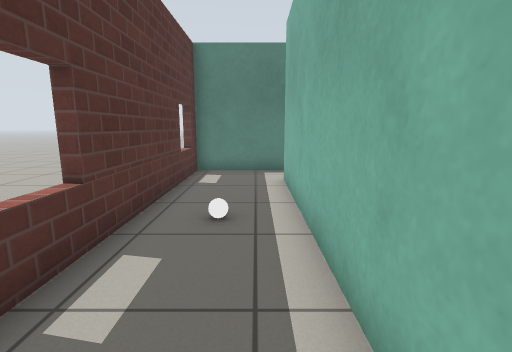
[1] (above)

17 first-person views from a walk through a Gazebo world. The camera is 0.9 m above the floor, tilts 10° down and sees 85° across. The floor is counted in squares, 0.5 m on a side. Each view is taken from the middle of a square. On the plan, view 1 faces up. The plan holds only what a view shows up to about 15 squares ahead; the rest is blank. Simple patterns stand in for the simulator's built-in surfaces.

[2]
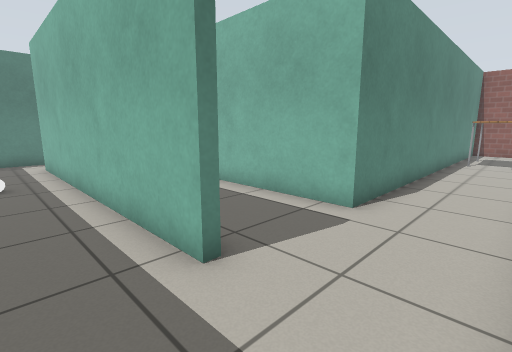

[3]
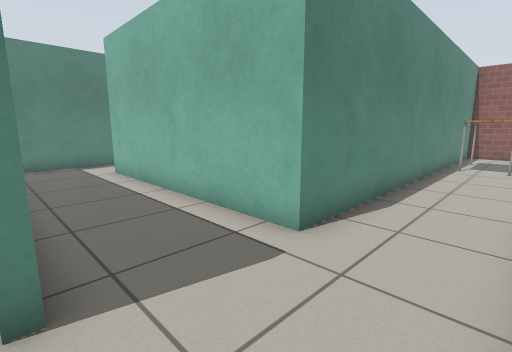

[4]
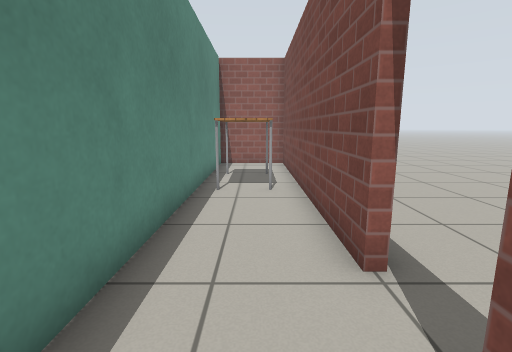

[5]
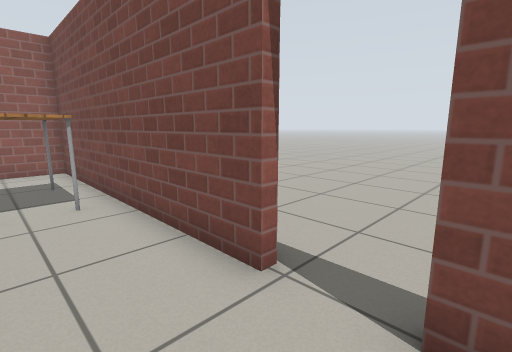

[6]
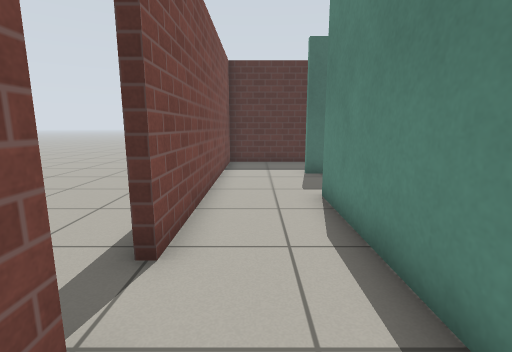

[7]
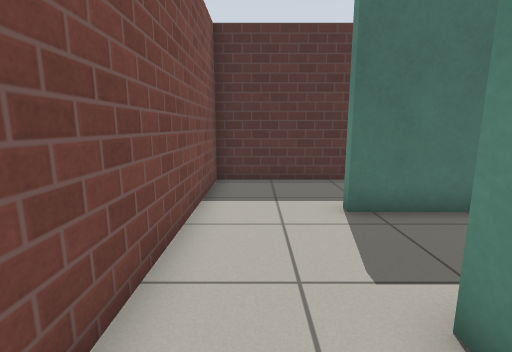

[8]
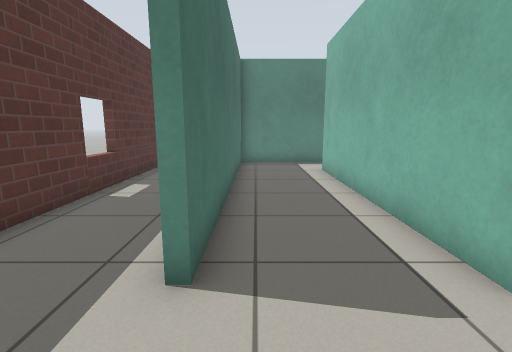

[9]
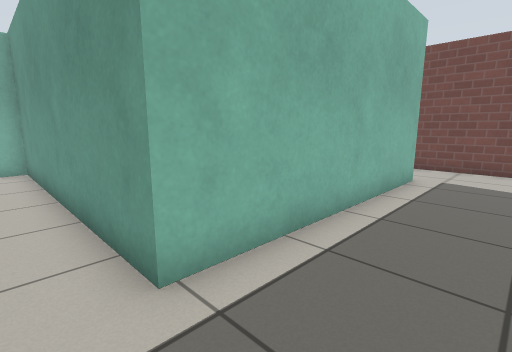

[10]
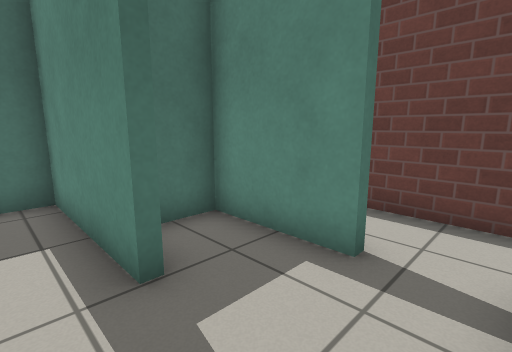

[11]
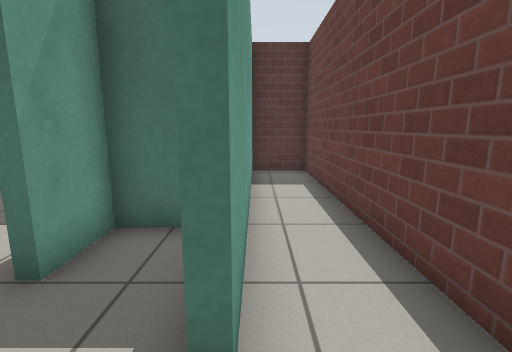

[12]
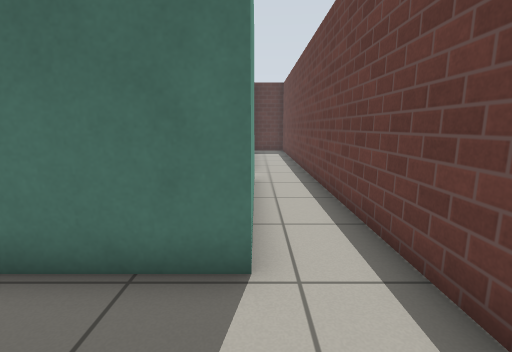

[13]
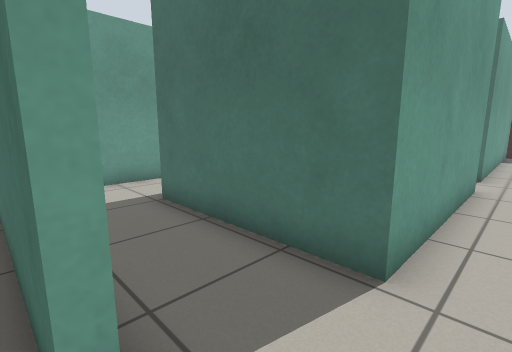

[14]
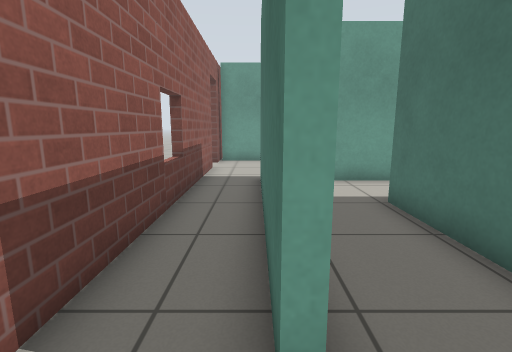

[15]
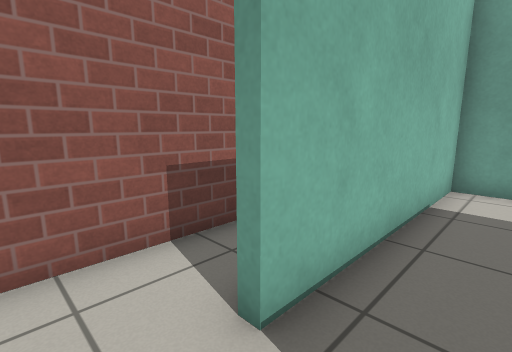

[16]
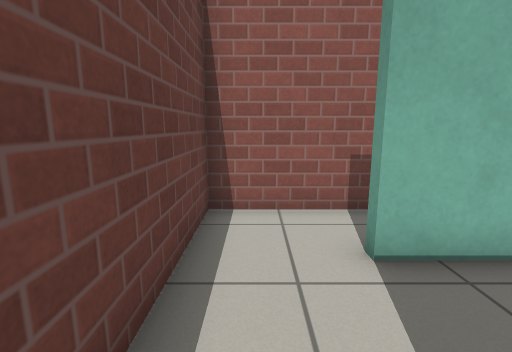

[17]
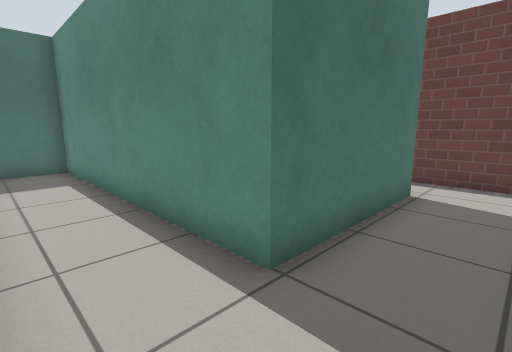

### Floor plan
Points are (right, up) in squares from view 1. A wall is a line through its corners. A room is listed if a view was taken in it or the views show most of it. See-through windows are left out.
Room 1 (views 1, 2)
walls: (1, -2.1) (1, 9.5); (1.3, 11.6) (-2.4, 11.6) (-2.4, -5.3) (0.6, -5.3)
ways out: opening at (1, -4) to room 2
objects: white ball (-1, 5)
Room 2 (views 3, 4, 5, 6, 7, 8, 9)
walls: (10.3, -5.3) (20.9, -5.3) (20.9, -1.1); (0.6, -5.3) (8.5, -5.3); (6, 9.1) (1.3, 9.1) (1.3, -2.1) (1, -2.1); (20.9, -2.3) (4.8, -2.3) (4.8, 6.7)
ways out: opening at (1, -4) to room 1; opening at (5, 7.5) to room 3; open door at (9.5, -5.5)
objects: table (15, -4) to (18, -3)
Room 3 (view 10)
walls: (7.5, 11.6) (4.2, 11.6) (4.2, 9.5) (6, 9.5); (4.8, 6.7) (10.5, 6.7)
ways out: opening at (5, 7.5) to room 2; opening at (8.5, 12) to room 4; opening at (10, 8)
Room 4 (views 11, 15, 16, 17)
walls: (14.4, 3.7) (18.5, 3.7) (18.5, 11.5); (9.2, 11.9) (15.8, 11.9) (15.8, 6.4) (5.1, 6.4) (5.1, 4.4); (18.4, 14.1) (-2.4, 14.1) (-2.4, 11.9); (-1.4, 11.9) (7.5, 11.9)
ways out: opening at (8.5, 12) to room 3; opening at (19, 12.5) to room 5
Room 5 (views 12, 13, 14)
walls: (20.9, 0.5) (20.9, 14.1) (18.4, 14.1); (18.8, -2) (20.9, -2); (18.8, 11.5) (18.8, 4.1)
ways out: opening at (19, 12.5) to room 4; open door at (21, -0.5)

Positions as (right, up) in squares from view 1, and headings:
1: (0, 0), facing up
2: (-1, -5), facing up-right
3: (1, -5), facing up-right
4: (7, -4), facing right
5: (8, -3), facing down-right
6: (12, -4), facing left
7: (7, -4), facing left
8: (2, -5), facing up
9: (2, 8), facing down-right
10: (9, 8), facing up-left
11: (9, 12), facing left
12: (19, 12), facing left
13: (19, 13), facing down-left
14: (19, 13), facing down
15: (17, 13), facing down-right
16: (15, 13), facing right
17: (18, 4), facing up-left
